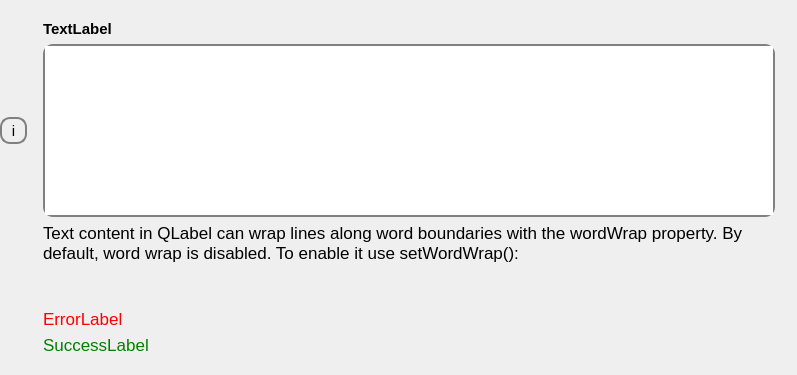
<?xml version="1.0" encoding="UTF-8"?>
<ui version="4.0">
 <class>Form</class>
 <widget class="QWidget" name="Form">
  <property name="geometry">
   <rect>
    <x>0</x>
    <y>0</y>
    <width>797</width>
    <height>375</height>
   </rect>
  </property>
  <property name="sizePolicy">
   <sizepolicy hsizetype="Preferred" vsizetype="Fixed">
    <horstretch>0</horstretch>
    <verstretch>0</verstretch>
   </sizepolicy>
  </property>
  <property name="windowTitle">
   <string>Form</string>
  </property>
  <layout class="QGridLayout" name="gridLayout">
   <property name="leftMargin">
    <number>0</number>
   </property>
   <property name="topMargin">
    <number>20</number>
   </property>
   <property name="rightMargin">
    <number>0</number>
   </property>
   <property name="bottomMargin">
    <number>20</number>
   </property>
   <item row="1" column="3">
    <widget class="QLabel" name="lfbTextFieldUnit">
     <property name="font">
      <font>
       <family>Ubuntu</family>
       <pointsize>20</pointsize>
      </font>
     </property>
     <property name="text">
      <string/>
     </property>
    </widget>
   </item>
   <item row="0" column="2">
    <widget class="QLabel" name="lfbTextFieldLabel">
     <property name="font">
      <font>
       <pointsize>11</pointsize>
       <weight>75</weight>
       <bold>true</bold>
      </font>
     </property>
     <property name="text">
      <string>TextLabel</string>
     </property>
    </widget>
   </item>
   <item row="5" column="2">
    <widget class="QLabel" name="lfbTextFieldSuccess">
     <property name="font">
      <font>
       <pointsize>13</pointsize>
      </font>
     </property>
     <property name="styleSheet">
      <string notr="true">color: green;</string>
     </property>
     <property name="text">
      <string>SuccessLabel</string>
     </property>
     <property name="wordWrap">
      <bool>true</bool>
     </property>
    </widget>
   </item>
   <item row="3" column="2">
    <widget class="QLabel" name="lfbTextFieldHelp">
     <property name="sizePolicy">
      <sizepolicy hsizetype="Preferred" vsizetype="Fixed">
       <horstretch>0</horstretch>
       <verstretch>0</verstretch>
      </sizepolicy>
     </property>
     <property name="font">
      <font>
       <pointsize>13</pointsize>
      </font>
     </property>
     <property name="text">
      <string>Text content in QLabel can wrap lines along word boundaries with the wordWrap property. By default, word wrap is disabled. To enable it use setWordWrap():

</string>
     </property>
     <property name="wordWrap">
      <bool>true</bool>
     </property>
    </widget>
   </item>
   <item row="4" column="2">
    <widget class="QLabel" name="lfbTextFieldError">
     <property name="font">
      <font>
       <pointsize>13</pointsize>
      </font>
     </property>
     <property name="styleSheet">
      <string notr="true">color: red;</string>
     </property>
     <property name="text">
      <string>ErrorLabel</string>
     </property>
     <property name="wordWrap">
      <bool>true</bool>
     </property>
    </widget>
   </item>
   <item row="1" column="0">
    <widget class="QToolButton" name="lfbTextFieldDescriptionBtn">
     <property name="font">
      <font>
       <pointsize>11</pointsize>
      </font>
     </property>
     <property name="styleSheet">
      <string notr="true">QToolButton{
	border: 2px solid gray;
	border-radius: 10px;
	width: 20px;
	height: 20px;
	margin-right: 10px;
}</string>
     </property>
     <property name="text">
      <string>i</string>
     </property>
     <property name="autoRaise">
      <bool>false</bool>
     </property>
    </widget>
   </item>
   <item row="1" column="2">
    <widget class="QPlainTextEdit" name="lfbTextField">
     <property name="font">
      <font>
       <pointsize>20</pointsize>
      </font>
     </property>
     <property name="styleSheet">
      <string notr="true">QPlainTextEdit {
	border: 2px solid gray;
	border-radius: 10px;
}</string>
     </property>
    </widget>
   </item>
  </layout>
 </widget>
 <resources/>
 <connections/>
</ui>
